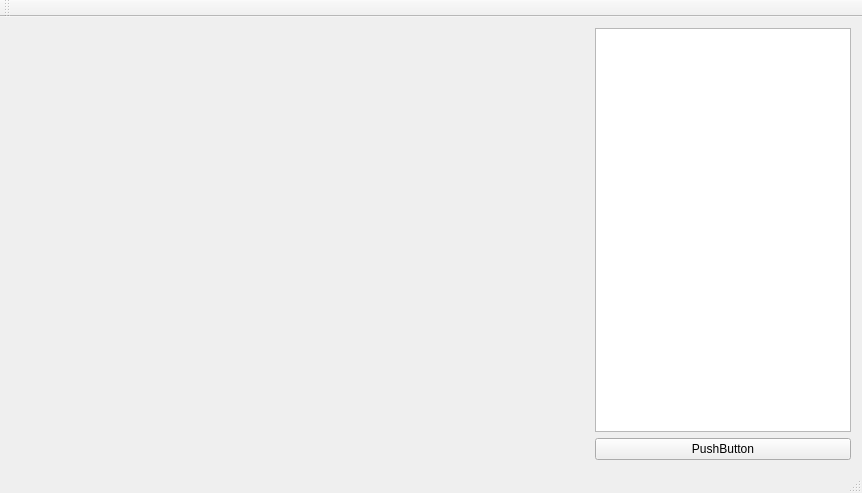
<?xml version="1.0" encoding="UTF-8"?>
<ui version="4.0">
 <class>QtRayTracingClass</class>
 <widget class="QMainWindow" name="QtRayTracingClass">
  <property name="geometry">
   <rect>
    <x>0</x>
    <y>0</y>
    <width>862</width>
    <height>493</height>
   </rect>
  </property>
  <property name="windowTitle">
   <string>QtRayTracing</string>
  </property>
  <widget class="QWidget" name="centralWidget">
   <layout class="QHBoxLayout" name="horizontalLayout">
    <item>
     <widget class="RayTracingWidget" name="widget" native="true">
      <property name="sizePolicy">
       <sizepolicy hsizetype="MinimumExpanding" vsizetype="MinimumExpanding">
        <horstretch>0</horstretch>
        <verstretch>0</verstretch>
       </sizepolicy>
      </property>
      <property name="minimumSize">
       <size>
        <width>500</width>
        <height>301</height>
       </size>
      </property>
      <property name="maximumSize">
       <size>
        <width>16777215</width>
        <height>16777215</height>
       </size>
      </property>
     </widget>
    </item>
    <item>
     <layout class="QVBoxLayout" name="verticalLayout">
      <item>
       <widget class="QListWidget" name="listWidget">
        <property name="sizePolicy">
         <sizepolicy hsizetype="Minimum" vsizetype="Expanding">
          <horstretch>0</horstretch>
          <verstretch>0</verstretch>
         </sizepolicy>
        </property>
        <property name="maximumSize">
         <size>
          <width>300</width>
          <height>16777215</height>
         </size>
        </property>
       </widget>
      </item>
      <item>
       <widget class="QPushButton" name="pushButton">
        <property name="sizePolicy">
         <sizepolicy hsizetype="Minimum" vsizetype="Fixed">
          <horstretch>0</horstretch>
          <verstretch>0</verstretch>
         </sizepolicy>
        </property>
        <property name="maximumSize">
         <size>
          <width>300</width>
          <height>16777215</height>
         </size>
        </property>
        <property name="layoutDirection">
         <enum>Qt::LeftToRight</enum>
        </property>
        <property name="text">
         <string>PushButton</string>
        </property>
       </widget>
      </item>
     </layout>
    </item>
   </layout>
  </widget>
  <widget class="QMenuBar" name="menuBar">
   <property name="geometry">
    <rect>
     <x>0</x>
     <y>0</y>
     <width>862</width>
     <height>22</height>
    </rect>
   </property>
  </widget>
  <widget class="QToolBar" name="mainToolBar">
   <attribute name="toolBarArea">
    <enum>TopToolBarArea</enum>
   </attribute>
   <attribute name="toolBarBreak">
    <bool>false</bool>
   </attribute>
  </widget>
  <widget class="QStatusBar" name="statusBar"/>
 </widget>
 <layoutdefault spacing="6" margin="11"/>
 <customwidgets>
  <customwidget>
   <class>RayTracingWidget</class>
   <extends>QWidget</extends>
   <header>RayTracingWidget.h</header>
   <container>1</container>
  </customwidget>
 </customwidgets>
 <resources>
  <include location="QtRayTracing.qrc"/>
 </resources>
 <connections/>
</ui>
